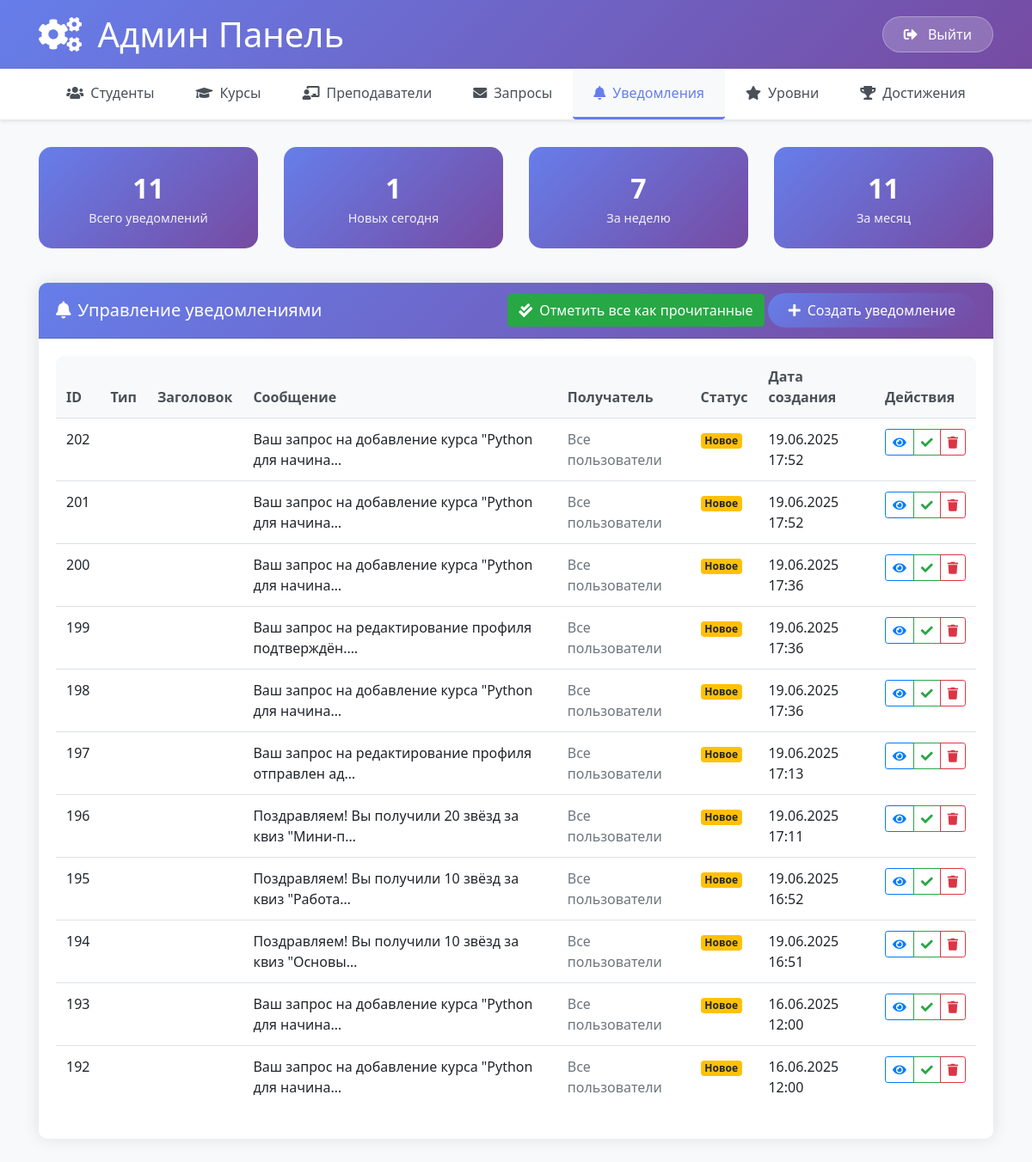
/admin_notifications/ (signed in), run on an earlier commit of the app's database.
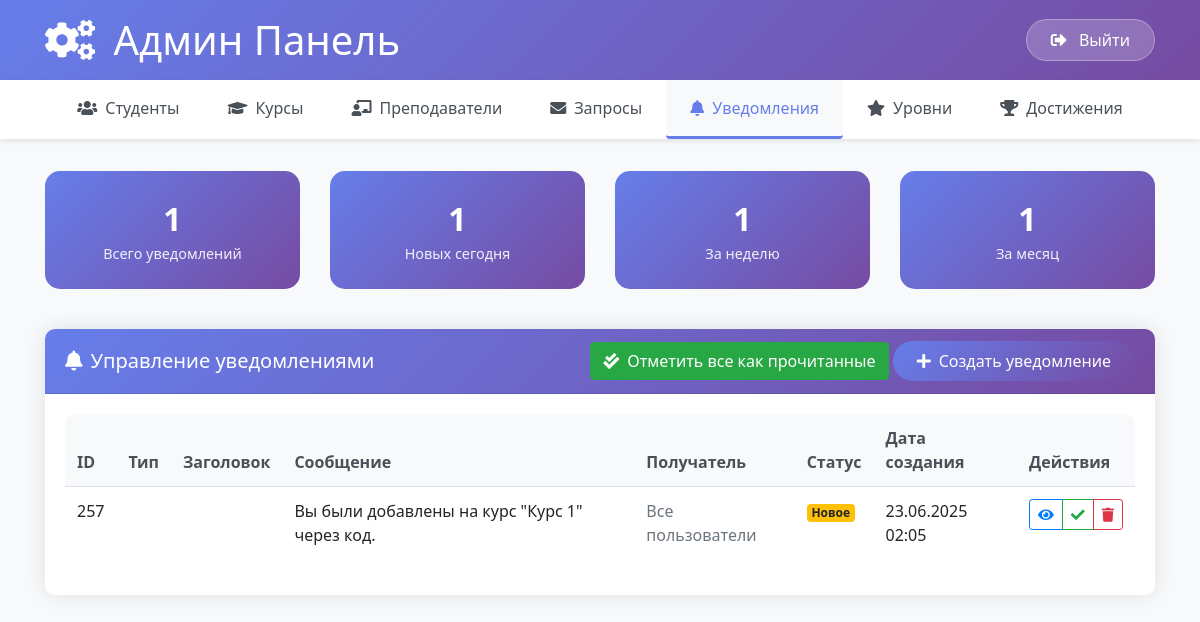
And on a later commit of the database.
### courses/models.py (models this page shows, shortened)
class Notification(models.Model):
    student = models.ForeignKey('Student', on_delete=models.CASCADE, related_name='notifications')
    type = models.CharField(max_length=30, choices=[
        ('general', 'Без темы'),
        ('course_approved', 'Курс добавлен'),
        ('course_rejected', 'Курс отклонён'),
        ('stars_awarded', 'Получены звёзды'),
        ('profile_edit', 'Редактирование профиля'),
        ('level_up', 'Повышение уровня'),
        ('quiz_started', 'Квиз начат'),
        ('quiz_completed', 'Квиз завершён'),
        ('group_added', 'Добавлен в группу'),
        ('rating_changed', 'Изменение в рейтинге'),
        ('request_approved', 'Запрос подтверждён'),
        ('request_rejected', 'Запрос отклонён'),
        ('feedback_submitted', 'Отзыв отправлен'),
        ('achievement_unlocked', 'Открыто достижение'),
    ])
    message = models.TextField()
    created_at = models.DateTimeField(auto_now_add=True)
    is_read = models.BooleanField(default=False)
    is_popup_shown = models.BooleanField(default=False)  # Показывалось ли всплывающее уведомление
    priority = models.IntegerField(default=1, choices=[
        (1, 'Низкий'),
        (2, 'Средний'),
        (3, 'Высокий'),
        (4, 'Критический'),
    ])
    extra_data = models.JSONField(null=True, blank=True)  # Дополнительные данные для уведомления
    class Meta:
        ordering = ['-created_at']

### courses/views.py (the view, shortened to what this page needs)
# urls.py: path('admin_notifications/', views.admin_notifications_page, name='admin_notifications_page'),
@login_required
def admin_notifications_page(request):
    from .models import Notification
    notifications = Notification.objects.all()
    context = {
        'notifications': notifications,
        'active_tab': 'notifications'
    }
    return render(request, 'courses/admin_notifications_page.html', context)

### courses/templates/courses/admin_notifications_page.html (shortened to what the changed rows need)
{% extends 'courses/admin_base.html' %}
{% block content %}
<div class="row mb-4">
    <div class="col-md-3">
        <div class="stats-card text-center">
            <div class="stats-number">{{ notifications.count }}</div>
            <div class="stats-label">Всего уведомлений</div>
        </div>
    </div>
    <div class="col-md-3">
        <div class="stats-card text-center">
            <div class="stats-number">{{ notifications|dictsort:"created_at"|slice:":7"|length }}</div>
            <div class="stats-label">За неделю</div>
        </div>
    </div>
    <div class="col-md-3">
        <div class="stats-card text-center">
            <div class="stats-number">{{ notifications|dictsort:"created_at"|slice:":30"|length }}</div>
            <div class="stats-label">За месяц</div>
        </div>
    </div>
</div>
<div class="row">
    <div class="col-12">
        <div class="card">
            <div class="card-body">
                <div class="table-responsive">
                    <table class="table table-hover">
                        <thead>
                            <tr>
                                <th>ID</th>
                                <th>Тип</th>
                                <th>Заголовок</th>
                                <th>Сообщение</th>
                                <th>Получатель</th>
                                <th>Статус</th>
                                <th>Дата создания</th>
                                <th>Действия</th>
                            </tr>
                        </thead>
                        <tbody>
                            {% for notification in notifications %}
                            <tr>
                                <td>{{ notification.id }}</td>
                                <td>
                                </td>
                                <td>{{ notification.title }}</td>
                                <td>{{ notification.message|truncatechars:50 }}</td>
                                <td>
                                    {% if notification.recipient %}
                                        {{ notification.recipient.first_name }} {{ notification.recipient.last_name }}
                                    {% else %}
                                        <span class="text-muted">Все пользователи</span>
                                    {% endif %}
                                </td>
                                <td>
                                    {% if notification.is_read %}
                                        <span class="badge badge-success">Прочитано</span>
                                    {% else %}
                                        <span class="badge badge-warning">Новое</span>
                                    {% endif %}
                                </td>
                                <td>{{ notification.created_at|date:"d.m.Y H:i" }}</td>
                                <td>
                                    <div class="btn-group" role="group">
                                        <button class="btn btn-sm btn-outline-primary" onclick="viewNotification({{ notification.id }})">
                                            <i class="fas fa-eye"></i>
                                        </button>
                                        {% if not notification.is_read %}
                                        <button class="btn btn-sm btn-outline-success" onclick="markAsRead({{ notification.id }})">
                                            <i class="fas fa-check"></i>
                                        </button>
                                        {% endif %}
                                        <button class="btn btn-sm btn-outline-danger" onclick="deleteNotification({{ notification.id }})">
                                            <i class="fas fa-trash"></i>
                                        </button>
                                    </div>
                                </td>
                            </tr>
                            {% empty %}
                            <tr>
                                <td colspan="8" class="text-center text-muted">Уведомления не найдены</td>
                            </tr>
                            {% endfor %}
                        </tbody>
                    </table>
                </div>
            </div>
        </div>
    </div>
</div>
{% endblock %}

What changed in the data, as far as the page shows it:
removed Notification: id "202", message "Ваш запрос на добавление курса \"Python для начина…", is_read "Новое", created_at "19.06.2025 17:52"
removed Notification: id "201", message "Ваш запрос на добавление курса \"Python для начина…", is_read "Новое", created_at "19.06.2025 17:52"
removed Notification: id "200", message "Ваш запрос на добавление курса \"Python для начина…", is_read "Новое", created_at "19.06.2025 17:36"
removed Notification: id "199", message "Ваш запрос на редактирование профиля подтверждён.…", is_read "Новое", created_at "19.06.2025 17:36"
removed Notification: id "198", message "Ваш запрос на добавление курса \"Python для начина…", is_read "Новое", created_at "19.06.2025 17:36"
removed Notification: id "197", message "Ваш запрос на редактирование профиля отправлен ад…", is_read "Новое", created_at "19.06.2025 17:13"
removed Notification: id "196", message "Поздравляем! Вы получили 20 звёзд за квиз \"Мини-п…", is_read "Новое", created_at "19.06.2025 17:11"
removed Notification: id "195", message "Поздравляем! Вы получили 10 звёзд за квиз \"Работа…", is_read "Новое", created_at "19.06.2025 16:52"
removed Notification: id "194", message "Поздравляем! Вы получили 10 звёзд за квиз \"Основы…", is_read "Новое", created_at "19.06.2025 16:51"
removed Notification: id "193", message "Ваш запрос на добавление курса \"Python для начина…", is_read "Новое", created_at "16.06.2025 12:00"
removed Notification: id "192", message "Ваш запрос на добавление курса \"Python для начина…", is_read "Новое", created_at "16.06.2025 12:00"
added Notification: id "257", message "Вы были добавлены на курс \"Курс 1\" через код.", is_read "Новое", created_at "23.06.2025 02:05"
Also different on the page:
{{ notifications.count }}: "11" → "1"
{{ notifications|dictsort:"created_at"|slice:":7"|length }}: "7" → "1"
{{ notifications|dictsort:"created_at"|slice:":30"|length }}: "11" → "1"
